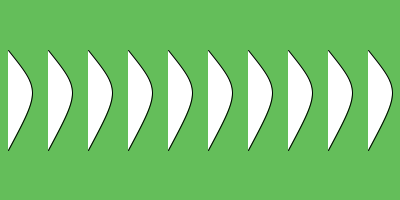
Frame 1 (no input)
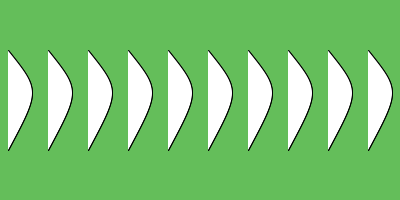
Frame 2 (the mouse pressed at the canvas centre, redrawn once)

The Processing sketch that drew these frames (run headless with seeded random() and noise(); the mouse was pressed at the canvas centre and the sketch redrawn once):

// Processing sketch: sketch_1
// ── sketch_1.pde
/**
* Introduccion a ISC
* Tema: Laboratorio 5
        Ciclos
* Fecha: Noviembre 7, 2018
* Autor: Martin Noboa
* Matricula: A01704052
*/


void setup(){
  size(400,200);
  background(100,190,90);
  noLoop();
}

void draw(){
  stroke(0);
  int x = 8;
  int y = 40;
  for (int i = 0; i < 10; i++){
    bezier(x,50,y,90,y,90,x,150);
    x+=40;
    y+=40;
  } 
 

}
